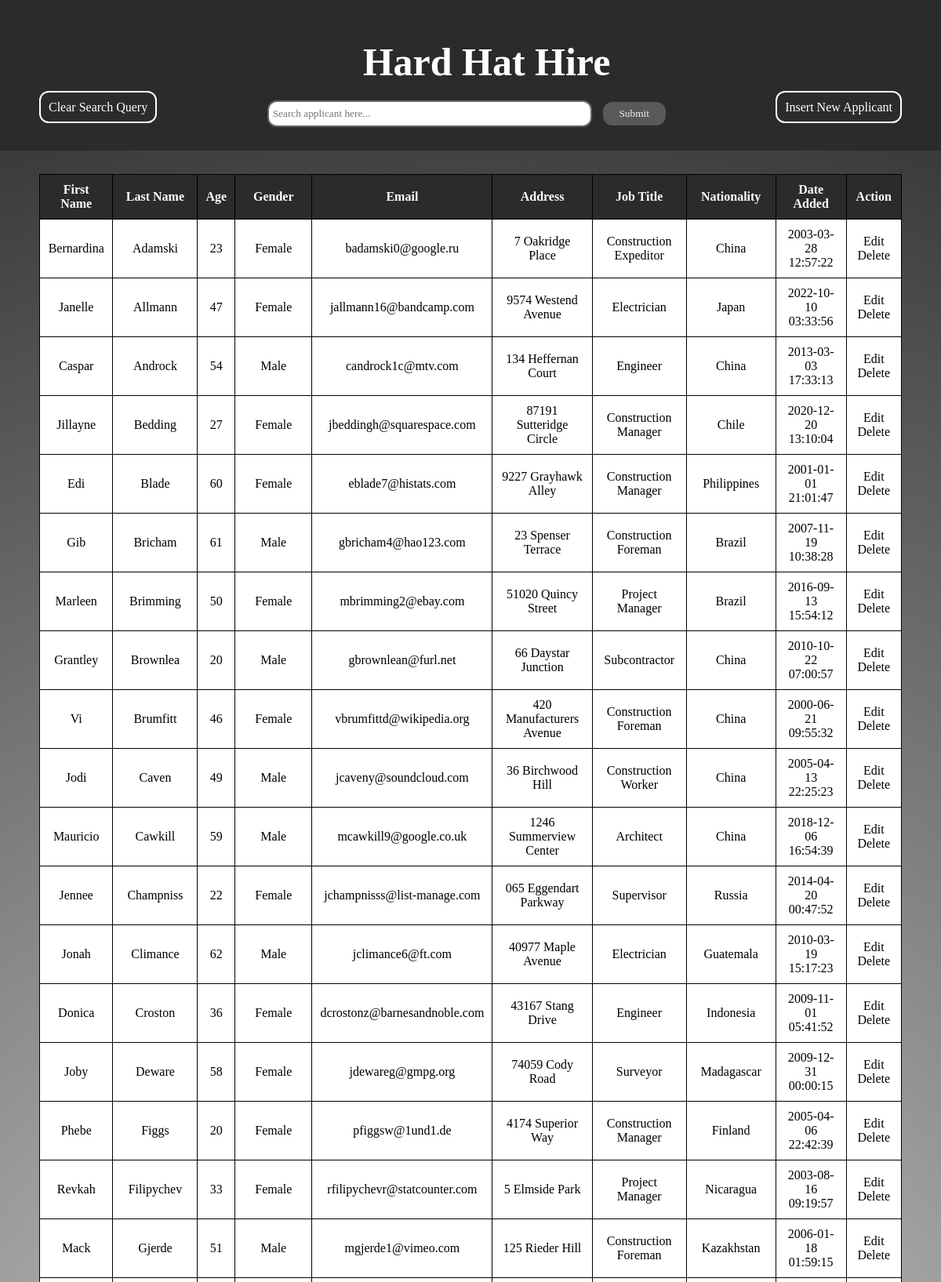
The page / (upper part) on the database its author committed.
### tables this page shows
create table users_data (
	applicant_id INT AUTO_INCREMENT PRIMARY KEY,
	first_name VARCHAR(50),
	last_name VARCHAR(50),
  age INT,
	gender VARCHAR(50),
	email VARCHAR(50),
	address VARCHAR(250),
	job_title VARCHAR(50),
	nationality VARCHAR(50),
	date_added TIMESTAMP DEFAULT CURRENT_TIMESTAMP
);

### core/models.php (called while the page is built, shortened)
<?php
function getAllApplicant($pdo)
{
  $sql = "SELECT * FROM users_data
			ORDER BY last_name ASC";
  $stmt = $pdo->prepare($sql);
  $executeQuery = $stmt->execute();
  if ($executeQuery) {
    return $stmt->fetchAll();
  }
}
?>

### index.php (the view, shortened to what this page needs)
<?php require_once 'core/dbConfig.php'; ?>
<?php require_once 'core/models.php'; ?>
<!DOCTYPE html>
<html lang="en">
<head>
  <link rel="stylesheet" href="css/index.css">
  <link rel="stylesheet" href="css/header.css">
</head>
<body>
  <div class="title">
    <h1><box-icon name='hard-hat' type='solid' class="icon" color="#8a817c" size="md"
        style="margin-right:5px;"></box-icon>Hard Hat Hire</h1>
    <div class="title-row">
      <div class="title-row-value">
        <p><a href="index.php">Clear Search Query</a></p>
      </div>
      <div class="search">
        <form action="<?php echo htmlspecialchars($_SERVER['PHP_SELF']); ?>" method="GET">
          <input type="text" name="searchInput" placeholder="Search applicant here..." class="search-box">
          <button type="submit" name="searchBtn" class="searchBtn">Submit</button>
      </div>
      <div class="title-row-value">
        <p><a href="insert.php">Insert New Applicant</a></p>
      </div>
    </div>
  </div>
  <div class="container">
    <table>
      <tr>
        <th>First Name</th>
        <th>Last Name</th>
        <th>Age</th>
        <th>Gender</th>
        <th>Email</th>
        <th>Address</th>
        <th>Job Title</th>
        <th>Nationality</th>
        <th>Date Added</th>
        <th>Action</th>
      </tr>
      <?php if (!isset($_GET['searchBtn'])) {
        $getAllApplicant = getAllApplicant($pdo);
        foreach ($getAllApplicant as $row) { ?>
          <tr>
            <td><?php echo $row['first_name']; ?></td>
            <td><?php echo $row['last_name']; ?></td>
            <td><?php echo $row['age']; ?></td>
            <td><?php echo $row['gender']; ?></td>
            <td><?php echo $row['email']; ?></td>
            <td><?php echo $row['address']; ?></td>
            <td><?php echo $row['job_title']; ?></td>
            <td><?php echo $row['nationality']; ?></td>
            <td><?php echo $row['date_added']; ?></td>
            <td>
              <a href="edit.php?applicant_id=<?php echo $row['applicant_id']; ?>">Edit</a>
              <a href="delete.php?applicant_id=<?php echo $row['applicant_id']; ?>">Delete</a>
            </td>
          </tr>
        <?php } ?>
      <?php } ?>
    </table>
  </div>
</body>
</html>

### css/index.css (style rules this page uses)
* { font-family:'Trebuchet MS'; padding: 0; margin: 0; }
body { background: rgb(219,219,219); background: radial-gradient(circle, rgba(219,219,219,1) 0%, rgba(44,43,43,1) 100%); }
.title-row { display: flex; justify-content: space-between; }
.title-row-value a { text-decoration: none; color: white; border: 2px solid white; border-radius: 12px; padding: 10px; }
.search { margin: 0 50px; }
.search-box { width: 400px; padding: 5px; height: 20px; border-radius: 12px; border: 2px solid rgba(0, 0, 0, 0.596); }
.searchBtn { margin-left: 10px; background-color: rgb(90, 88, 88); color: rgb(241, 241, 241); border: none; cursor: pointer; border-radius: 12px; width: 80px; height: 30px; }
.container { margin-top: 30px; margin-right: 50px; margin-left: 50px; margin-bottom: 30px; display: flex; align-items: center; justify-content: center; }
table { border-radius: 28px; border-spacing: 0; border-collapse: collapse; font-size: 16px; width: 100%; text-align: center; }
table th { background-color: rgb(44, 43, 43); color: white; }
table a { text-decoration: none; color: rgb(0, 0, 0); }
th, td { border: 1px solid black; padding: 10px; background-color: white; }

### css/header.css (style rules this page uses)
.title { text-align: center; background-color: rgb(44, 43, 43); color: white; padding: 50px 50px 30px; }
.title h1 { font-size: 50px; padding-bottom: 20px; }

### rows shown on the page
users_data: first_name "Bernardina", last_name "Adamski", age "23", gender "Female", email "badamski0@google.ru", address "7 Oakridge Place", job_title "Construction Expeditor", nationality "China", date_added "2003-03-28 12:57:22"
users_data: first_name "Janelle", last_name "Allmann", age "47", gender "Female", email "jallmann16@bandcamp.com", address "9574 Westend Avenue", job_title "Electrician", nationality "Japan", date_added "2022-10-10 03:33:56"
users_data: first_name "Caspar", last_name "Androck", age "54", gender "Male", email "candrock1c@mtv.com", address "134 Heffernan Court", job_title "Engineer", nationality "China", date_added "2013-03-03 17:33:13"
users_data: first_name "Jillayne", last_name "Bedding", age "27", gender "Female", email "jbeddingh@squarespace.com", address "87191 Sutteridge Circle", job_title "Construction Manager", nationality "Chile", date_added "2020-12-20 13:10:04"
users_data: first_name "Edi", last_name "Blade", age "60", gender "Female", email "eblade7@histats.com", address "9227 Grayhawk Alley", job_title "Construction Manager", nationality "Philippines", date_added "2001-01-01 21:01:47"
users_data: first_name "Gib", last_name "Bricham", age "61", gender "Male", email "gbricham4@hao123.com", address "23 Spenser Terrace", job_title "Construction Foreman", nationality "Brazil", date_added "2007-11-19 10:38:28"
users_data: first_name "Marleen", last_name "Brimming", age "50", gender "Female", email "mbrimming2@ebay.com", address "51020 Quincy Street", job_title "Project Manager", nationality "Brazil", date_added "2016-09-13 15:54:12"
users_data: first_name "Grantley", last_name "Brownlea", age "20", gender "Male", email "gbrownlean@furl.net", address "66 Daystar Junction", job_title "Subcontractor", nationality "China", date_added "2010-10-22 07:00:57"
users_data: first_name "Vi", last_name "Brumfitt", age "46", gender "Female", email "vbrumfittd@wikipedia.org", address "420 Manufacturers Avenue", job_title "Construction Foreman", nationality "China", date_added "2000-06-21 09:55:32"
users_data: first_name "Jodi", last_name "Caven", age "49", gender "Male", email "jcaveny@soundcloud.com", address "36 Birchwood Hill", job_title "Construction Worker", nationality "China", date_added "2005-04-13 22:25:23"
users_data: first_name "Mauricio", last_name "Cawkill", age "59", gender "Male", email "mcawkill9@google.co.uk", address "1246 Summerview Center", job_title "Architect", nationality "China", date_added "2018-12-06 16:54:39"
users_data: first_name "Jennee", last_name "Champniss", age "22", gender "Female", email "jchampnisss@list-manage.com", address "065 Eggendart Parkway", job_title "Supervisor", nationality "Russia", date_added "2014-04-20 00:47:52"
users_data: first_name "Jonah", last_name "Climance", age "62", gender "Male", email "jclimance6@ft.com", address "40977 Maple Avenue", job_title "Electrician", nationality "Guatemala", date_added "2010-03-19 15:17:23"
users_data: first_name "Donica", last_name "Croston", age "36", gender "Female", email "dcrostonz@barnesandnoble.com", address "43167 Stang Drive", job_title "Engineer", nationality "Indonesia", date_added "2009-11-01 05:41:52"
users_data: first_name "Joby", last_name "Deware", age "58", gender "Female", email "jdewareg@gmpg.org", address "74059 Cody Road", job_title "Surveyor", nationality "Madagascar", date_added "2009-12-31 00:00:15"
users_data: first_name "Phebe", last_name "Figgs", age "20", gender "Female", email "pfiggsw@1und1.de", address "4174 Superior Way", job_title "Construction Manager", nationality "Finland", date_added "2005-04-06 22:42:39"
users_data: first_name "Revkah", last_name "Filipychev", age "33", gender "Female", email "rfilipychevr@statcounter.com", address "5 Elmside Park", job_title "Project Manager", nationality "Nicaragua", date_added "2003-08-16 09:19:57"
users_data: first_name "Mack", last_name "Gjerde", age "51", gender "Male", email "mgjerde1@vimeo.com", address "125 Rieder Hill", job_title "Construction Foreman", nationality "Kazakhstan", date_added "2006-01-18 01:59:15"
